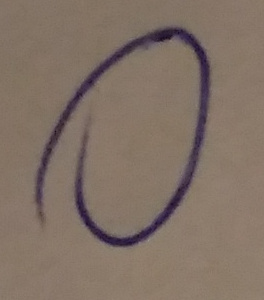
#> input picture science_week/raduDigitRecogniser/0.jpg, 264 x 300 px; its folder holds only this picture in this run
$ python convImg.py
#> lines starting #> are read from the running program, lines starting #| are printed output that depends on the picture
from PIL import Image
import numpy as np


d = 0
image_file = Image.open('%d.jpg' % d) # open colour image
#> image_file is the input picture: PIL image 264x300 RGB; mean R, G, B 130.1, 113.4, 101.5
image_file = image_file.convert('L') # convert image to black and white
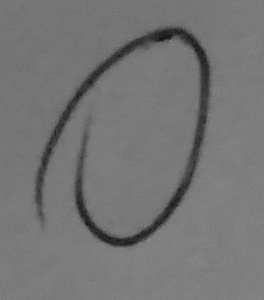
#> image_file: PIL image 264x300 L; min 13, max 152, mean 117
image_file.save('%d-proc.png' % d)


#> (the run stopped early here; a loop or call above may not have finished)
